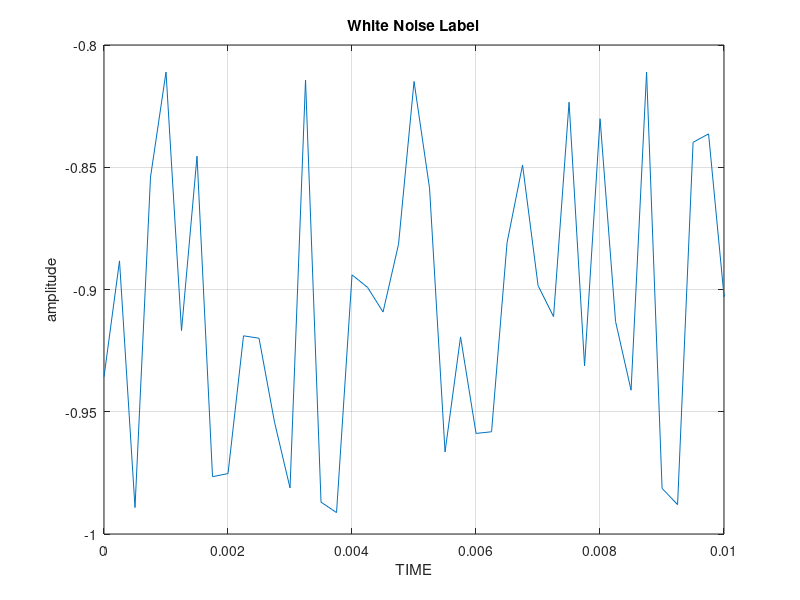

Reproduce this figure in MATLAB.
function [] = White_Noise()
fs=4000;
time=2;
N=fs*time;
t=linspace(0,time,N);
a=0.1;
x=a*rand(1,N)*2-1;
sound(x,fs)
audiowrite('whitenoise.wav',x,fs);
figure
plot(t,x);
 xlabel('TIME');
 ylabel('amplitude');
 title('White Noise Label');
 xlim([0,0.01]),grid

end